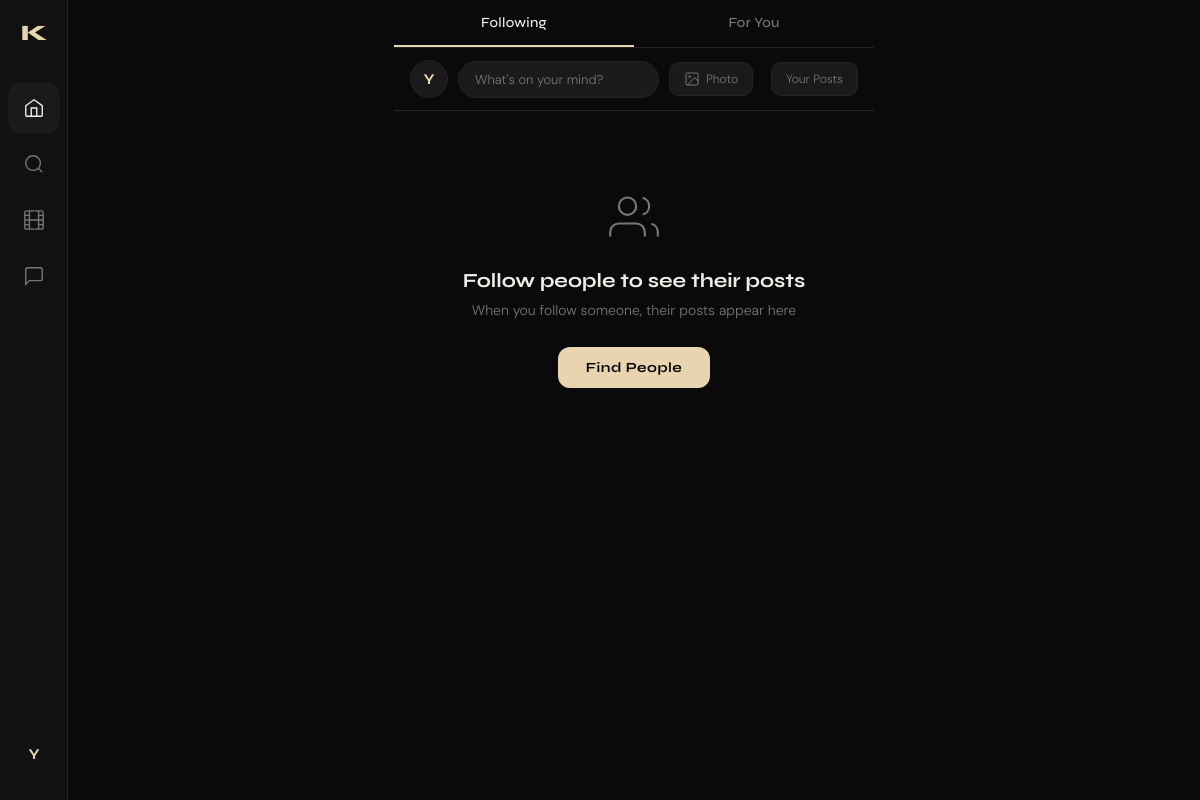
The app's page /feed/ (signed in), older data.
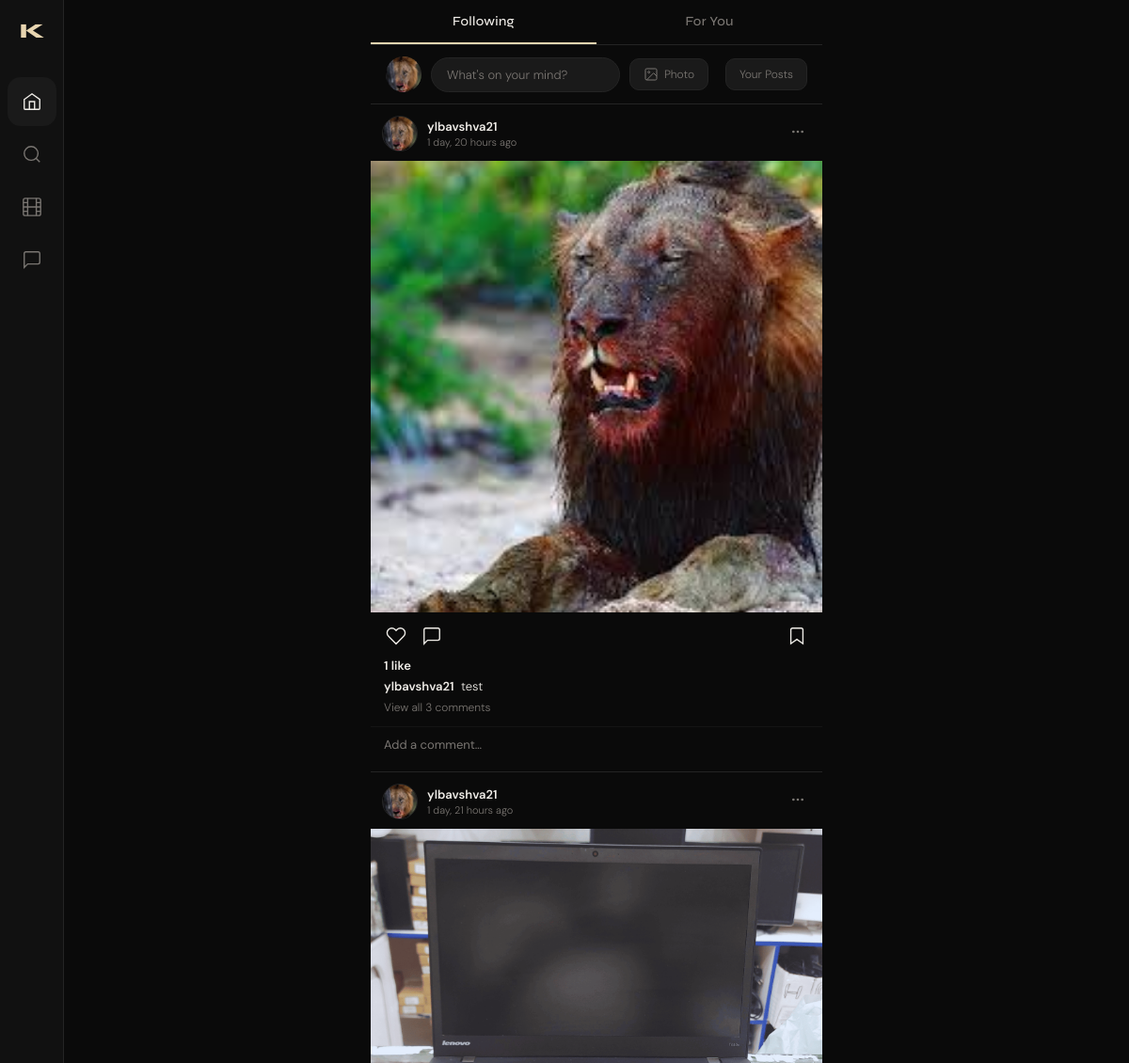
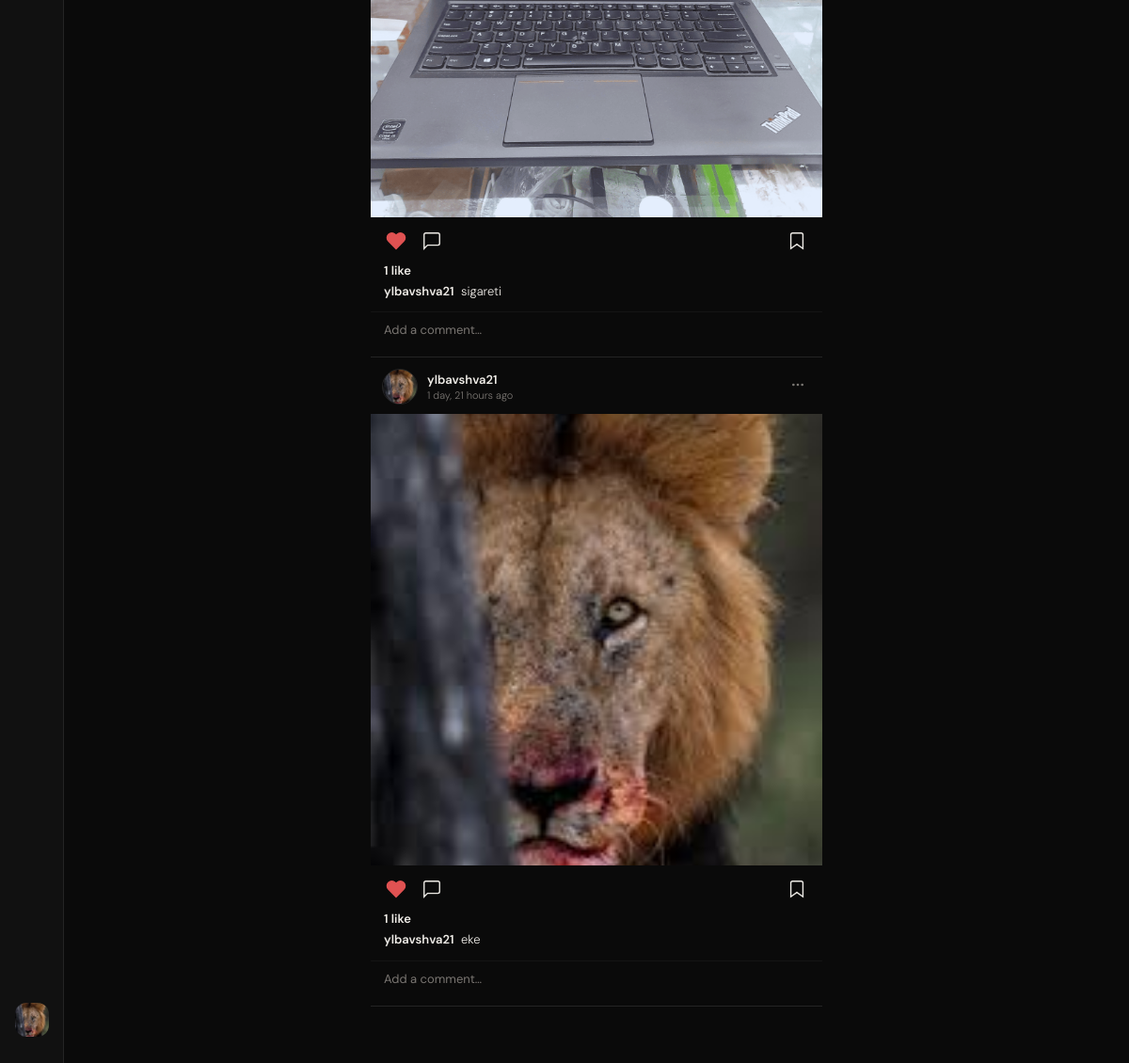
The same page, newer data (2 pictures, top to bottom).
### users/models.py (models this page shows, shortened)
class User(AbstractUser):
    id = models.UUIDField(primary_key=True, default=uuid.uuid4, editable=False)
    bio = models.TextField(max_length=500, blank=True)
    avatar = models.ImageField(upload_to='profile_pics/', blank=True, null=True)
    website = models.URLField(blank=True)
    is_private = models.BooleanField(default=False)
    followers = models.ManyToManyField(
        'self',
        through='Follow',
        symmetrical=False,
        related_name='following_set'
    )
    class Meta:
        db_table = 'users'

### posts/models.py (models this page shows, shortened)
class Post(models.Model):
    id = models.UUIDField(primary_key=True, default=uuid.uuid4, editable=False)
    author = models.ForeignKey(settings.AUTH_USER_MODEL, on_delete=models.CASCADE, related_name='posts')
    caption = models.TextField(max_length=2200, blank=True)
    created_at = models.DateTimeField(auto_now_add=True)
    updated_at = models.DateTimeField(auto_now=True)
    class Meta:
        db_table = 'posts'
        ordering = ['-created_at']
    def get_likes_count(self):
        return self.likes.count()
    def get_comments_count(self):
        return self.comments.filter(parent=None).count()

class PostImage(models.Model):
    post = models.ForeignKey(Post, on_delete=models.CASCADE, related_name='images')
    image = models.ImageField(upload_to='post_uploads/')
    order = models.PositiveSmallIntegerField(default=0)
    class Meta:
        db_table = 'post_images'
        ordering = ['order']

### users/views.py (the view)
# urls.py: path('', views.feed_view, name='feed'),
@login_required
def feed_view(request):
    return feed_app_view(request)

### templates/feed/feed.html (shortened to what this page needs)
{% extends 'users/base.html' %}
{% load static %}
{% block nav_home %}active{% endblock %}
{% block extra_css %}<link rel="stylesheet" href="{% static 'feed/main.css' %}">{% endblock %}
{% block content %}
<div class="feed-page">
  <div class="feed-tabs">
    <a href="?tab=following" class="feed-tab {% if tab == 'following' %}active{% endif %}">Following</a>
    <a href="?tab=foryou" class="feed-tab {% if tab == 'foryou' %}active{% endif %}">For You</a>
  </div>
  <div class="new-post-bar">
    {% if request.user.avatar %}
      <img src="{{ request.user.avatar.url }}" class="np-avatar" />
    {% else %}
      <div class="np-avatar-ph">{{ request.user.username|first|upper }}</div>
    {% endif %}
    <a href="{% url 'posts:create' %}" class="np-input">What's on your mind?</a>
    <a href="{% url 'posts:create' %}" class="np-btn">
      <svg viewBox="0 0 24 24" fill="none" stroke="currentColor" stroke-width="1.5" width="16" height="16"><rect x="3" y="3" width="18" height="18" rx="2"/><circle cx="8.5" cy="8.5" r="1.5"/><path d="M21 15l-5-5L5 21"/></svg>
      Photo
    </a>
    <a href="{% url 'users:my_posts' %}" class="np-btn" style="margin-left: 8px;">
      Your Posts
    </a>
  </div>
  <div class="feed-posts">
    {% if posts_data %}
      {% for item in posts_data %}
        {% with post=item.post images=item.images %}
        <article class="feed-card" id="post-{{ post.pk }}">
          <div class="feed-card-header">
            <a href="{% url 'users:profile' post.author.username %}" class="feed-author">
              {% if post.author.avatar %}
                <img src="{{ post.author.avatar.url }}" class="feed-av" />
              {% else %}
                <div class="feed-av-ph">{{ post.author.username|first|upper }}</div>
              {% endif %}
              <div class="feed-author-info">
                <span class="feed-username">{{ post.author.username }}</span>
                <span class="feed-time">{{ post.created_at|timesince }} ago</span>
              </div>
            </a>
            <button class="feed-more-btn">
              <svg viewBox="0 0 24 24" fill="currentColor" width="16" height="16"><circle cx="5" cy="12" r="2"/><circle cx="12" cy="12" r="2"/><circle cx="19" cy="12" r="2"/></svg>
            </button>
          </div>
          {% if images %}
            <div class="feed-images {% if images|length > 1 %}has-many{% endif %}">
              <div class="feed-carousel" data-post="{{ post.pk }}">
                {% for img in images %}
                  <div class="feed-slide {% if forloop.first %}active{% endif %}">
                    <img src="{{ img.image.url }}" alt="image" loading="lazy" />
                  </div>
                {% endfor %}
              </div>
            </div>
          {% endif %}
          <div class="feed-actions">
            <div class="feed-action-left">
              <button class="feed-action-btn feed-like
                {% if item.is_liked %}liked{% endif %}"
                data-url="{% url 'posts:like' post.pk %}"
                data-post="{{ post.pk }}">
                <svg viewBox="0 0 24 24"
                     fill="{% if item.is_liked %}currentColor{% else %}none{% endif %}"
                     stroke="currentColor" stroke-width="1.5"
                     class="heart-svg">
                  <path d="M20.84 4.61a5.5 5.5 0 00-7.78 0L12 5.67l-1.06-1.06a5.5 5.5 0 00-7.78 7.78l1.06 1.06L12 21.23l7.78-7.78 1.06-1.06a5.5 5.5 0 000-7.78z"/>
                </svg>
              </button>
              <a href="{% url 'posts:detail' post.pk %}" class="feed-action-btn">
                <svg viewBox="0 0 24 24" fill="none" stroke="currentColor" stroke-width="1.5"><path d="M21 15a2 2 0 01-2 2H7l-4 4V5a2 2 0 012-2h14a2 2 0 012 2z"/></svg>
              </a>
            </div>
            <button class="feed-action-btn feed-save
              {% if item.is_saved %}saved{% endif %}"
              data-url="{% url 'posts:save' post.pk %}">
              <svg viewBox="0 0 24 24"
                   fill="{% if item.is_saved %}currentColor{% else %}none{% endif %}"
                   stroke="currentColor" stroke-width="1.5"
                   class="save-svg">
                <path d="M19 21l-7-5-7 5V5a2 2 0 012-2h10a2 2 0 012 2z"/>
              </svg>
            </button>
          </div>
          <div class="feed-meta">
            <span class="feed-likes"><span class="lc">{{ post.get_likes_count }}</span> like{% if post.get_likes_count != 1 %}s{% endif %}</span>
            {% if post.caption %}
              <p class="feed-caption">
                <a href="{% url 'users:profile' post.author.username %}" class="feed-cap-un">{{ post.author.username }}</a>
                <span class="feed-cap-text">{{ post.caption|truncatechars:120 }}</span>
              </p>
            {% endif %}
            {% with cnt=post.get_comments_count %}
              {% if cnt %}
                <a href="{% url 'posts:detail' post.pk %}" class="view-comments">
                  View all {{ cnt }} comment{% if cnt != 1 %}s{% endif %}
                </a>
              {% endif %}
            {% endwith %}
          </div>
          <form class="quick-comment-form" data-url="{% url 'posts:comment' post.pk %}">
            <input type="text" name="body" placeholder="Add a comment…" class="quick-comment-input" />
          </form>
        </article>
        {% endwith %}
      {% endfor %}
    {% elif tab == 'following' and not has_following %}
      <div class="feed-empty">
        <div class="feed-empty-icon">
          <svg viewBox="0 0 24 24" fill="none" stroke="currentColor" stroke-width="1"><path d="M17 21v-2a4 4 0 00-4-4H5a4 4 0 00-4 4v2"/><circle cx="9" cy="7" r="4"/><path d="M23 21v-2a4 4 0 00-3-3.87M16 3.13a4 4 0 010 7.75"/></svg>
        </div>
        <h3>Follow people to see their posts</h3>
        <p>When you follow someone, their posts appear here</p>
        <a href="{% url 'users:search' %}" class="btn-primary" style="display:inline-block;width:auto;padding:12px 28px">Find People</a>
      </div>
    {% else %}
      <div class="feed-empty">
        <h3>Nothing here yet</h3>
        <p>Be the first to post something</p>
        <a href="{% url 'posts:create' %}" class="btn-primary" style="display:inline-block;width:auto;padding:12px 28px">Create Post</a>
      </div>
    {% endif %}
  </div>
</div>
{% endblock %}

### templates/users/base.html (shortened to what this page needs)
{% extends 'feed/base.html' %}

### templates/feed/base.html (shortened to what this page needs)
{% load static %}
<!DOCTYPE html>
<html lang="en">
<head>
  <link rel="stylesheet" href="{% static 'users/main.css' %}" />
  {% block extra_css %}{% endblock %}
</head>
<body>
{% if user.is_authenticated %}
<nav class="sidebar">
  <div class="sidebar-logo">K</div>
  <div class="sidebar-links">
    <a href="/" class="nav-link {% block nav_home %}{% endblock %}" title="Home">
      <svg viewBox="0 0 24 24" fill="none" stroke="currentColor" stroke-width="1.5"><path d="M3 9.5L12 3l9 6.5V20a1 1 0 01-1 1H4a1 1 0 01-1-1V9.5z"/><path d="M9 21V12h6v9"/></svg>
    </a>
    <a href="{% url 'users:search' %}" class="nav-link {% block nav_search %}{% endblock %}" title="Search">
      <svg viewBox="0 0 24 24" fill="none" stroke="currentColor" stroke-width="1.5"><circle cx="11" cy="11" r="8"/><path d="M21 21l-4.35-4.35"/></svg>
    </a>
    <a href="{% url 'reels:home' %}" class="nav-link {% block nav_reels %}{% endblock %}" title="Reels">
      <svg viewBox="0 0 24 24" fill="none" stroke="currentColor" stroke-width="1.5"><rect x="2" y="2" width="20" height="20" rx="2.18"/><path d="M7 2v20M17 2v20M2 12h20M2 7h5M2 17h5M17 7h5M17 17h5"/></svg>
    </a>
    <a href="{% url 'chats:home' %}" class="nav-link {% block nav_chats %}{% endblock %}" title="Messages">
      <svg viewBox="0 0 24 24" fill="none" stroke="currentColor" stroke-width="1.5"><path d="M21 15a2 2 0 01-2 2H7l-4 4V5a2 2 0 012-2h14a2 2 0 012 2z"/></svg>
    </a>
    <a href="{% url 'users:profile' user.username %}" class="nav-link nav-avatar {% block nav_profile %}{% endblock %}" title="Profile">
      {% if user.avatar %}
        <img src="{{ user.avatar.url }}" alt="avatar" />
      {% else %}
        <span>{{ user.username|first|upper }}</span>
      {% endif %}
    </a>
  </div>
</nav>
{% endif %}
<main class="main-content {% if not user.is_authenticated %}auth-page{% endif %}">
  {% block content %}{% endblock %}
</main>
</body>
</html>

### static/users/main.css (style rules this page uses)
:root { --bg: #0a0a0a; --bg-2: #111111; --bg-3: #1a1a1a; --border: #242424; --text: #f0ede8; --text-muted:#7a7672; --accent: #e8d5b0; --accent-2: #c4a882; --danger: #e05252; --sidebar-w: 68px; --radius: 12px; --font-display: 'Syne', sans-serif; --font-body: 'DM Sans', sans-serif; }
*, *::before, *::after { box-sizing: border-box; margin: 0; padding: 0; }
html { font-size: 16px; }
body { background: var(--bg); color: var(--text); font-family: var(--font-body); font-weight: 300; min-height: 100vh; display: flex; -webkit-font-smoothing: antialiased; }
a { color: inherit; text-decoration: none; }
img { display: block; width: 100%; height: 100%; object-fit: cover; }
input, textarea, button { font-family: var(--font-body); }
.sidebar { position: fixed; left: 0; top: 0; bottom: 0; width: var(--sidebar-w); background: var(--bg-2); border-right: 1px solid var(--border); display: flex; flex-direction: column; align-items: center; padding: 20px 0; z-index: 100; }
.sidebar-logo { font-family: var(--font-display); font-weight: 800; font-size: 22px; color: var(--accent); letter-spacing: -1px; margin-bottom: 36px; }
.sidebar-links { display: flex; flex-direction: column; gap: 4px; flex: 1; width: 100%; padding: 0 8px; }
.nav-link { display: flex; align-items: center; justify-content: center; width: 52px; height: 52px; border-radius: 14px; color: var(--text-muted); transition: background .2s, color .2s; position: relative; }
.nav-link:hover, .nav-link.active { background: var(--bg-3); color: var(--text); }
.nav-link svg { width: 22px; height: 22px; }
.nav-avatar { margin-top: auto; overflow: hidden; border: 2px solid transparent; transition: border-color .2s; }
.nav-avatar img { border-radius: 12px; width: 36px; height: 36px; }
.main-content { margin-left: var(--sidebar-w); flex: 1; min-height: 100vh; }

Row changes from the older to the newer data that the page shows:
changed User: avatar: picture added; user.avatar: picture added; avatar empty → "profile_pics/images.jpeg" (drawn); username|first "Y" → (not shown); user.username|first "Y" → (not shown)
added Post: post.author.avatar (picture), post.author.username "ylbavshva21", post.created_at "1 day, 20 hours", post.get_likes_count "1", post.caption "test", cnt "3"
added PostImage: image (picture), shown under "ylbavshva21"
added Post: post.author.avatar (picture), post.author.username "ylbavshva21", post.created_at "1 day, 21 hours", post.get_likes_count "1", post.caption "sigareti"
added PostImage: image (picture), shown under "ylbavshva21"
added Post: post.author.avatar (picture), post.author.username "ylbavshva21", post.created_at "1 day, 21 hours", post.get_likes_count "1", post.caption "eke"
added PostImage: image (picture), shown under "ylbavshva21"
Text that changed along with them:
text no longer shown: "Follow people to see their posts When you follow someone, their posts appear here Find People"
